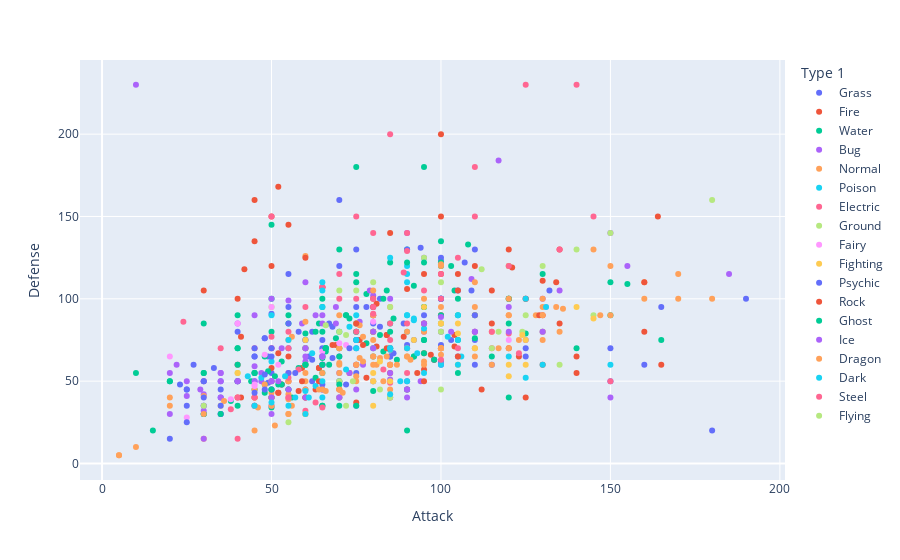

Notebook source saved alongside this figure:
### Code cell
px.scatter(data_frame=df, x="Attack", y="Defense", color = "Type 1")

### Figure 1 — Plotly figure (JSON) as saved in the notebook; plotly's stock layout.template omitted (floating-point values rounded to 4 significant figures)
{"data": [{"hovertemplate": "Type 1=Grass<br>Attack=%{x}<br>Defense=%{y}<extra></extra>", "legendgroup": "Grass", "marker": {"color": "#636efa", "symbol": "circle"}, "mode": "markers", "name": "Grass", "orientation": "v", "showlegend": true, "type": "scatter", "x": [49, 62, 82, 100, 50, 65, 80, 75, 90, 105, 40, 95, 55, 49, 62, 82, 80, 35, 45, 55, 30, 75, 45, 65, 85, 110, 40, 70, 100, 40, 130, 60, 85, 115, 68, 68, 89, 109, 30, 70, 35, 60, 100, 62, 92, 132, 100, 110, 100, 103, 45, 60, 75, 53, 98, 27, 67, 35, 60, 86, 55, 85, 50, 94, 90, 61, 78, 107, 65, 100], "xaxis": "x", "y": [49, 63, 83, 123, 55, 70, 85, 35, 50, 65, 80, 85, 115, 65, 80, 100, 95, 40, 50, 70, 30, 55, 35, 45, 65, 75, 50, 40, 60, 60, 80, 45, 40, 60, 83, 64, 85, 105, 35, 65, 45, 70, 72, 50, 75, 105, 125, 130, 100, 75, 55, 75, 95, 48, 63, 60, 85, 50, 75, 67, 45, 70, 91, 131, 72, 65, 95, 122, 48, 62], "yaxis": "y"}, {"hovertemplate": "Type 1=Fire<br>Attack=%{x}<br>Defense=%{y}<extra></extra>", "legendgroup": "Fire", "marker": {"color": "#EF553B", "symbol": "circle"}, "mode": "markers", "name": "Fire", "orientation": "v", "showlegend": true, "type": "scatter", "x": [52, 64, 84, 130, 104, 41, 76, 70, 110, 85, 100, 95, 130, 100, 52, 64, 84, 40, 50, 75, 115, 130, 60, 85, 120, 160, 60, 100, 120, 85, 58, 78, 104, 95, 90, 63, 93, 123, 53, 98, 90, 140, 30, 97, 45, 59, 69, 73, 81, 50, 68, 110], "xaxis": "x", "y": [43, 58, 78, 111, 78, 40, 75, 45, 80, 55, 70, 57, 60, 90, 43, 58, 78, 40, 120, 37, 85, 90, 40, 60, 70, 80, 40, 70, 100, 140, 44, 52, 71, 67, 106, 45, 55, 65, 48, 63, 45, 55, 105, 66, 40, 58, 72, 55, 71, 58, 72, 120], "yaxis": "y"}, {"hovertemplate": "Type 1=Water<br>Attack=%{x}<br>Defense=%{y}<extra></extra>", "legendgroup": "Water", "marker": {"color": "#00cc96", "symbol": "circle"}, "mode": "markers", "name": "Water", "orientation": "v", "showlegend": true, "type": "scatter", "x": [48, 63, 83, 103, 52, 82, 50, 65, 95, 40, 70, 65, 75, 75, 45, 70, 65, 95, 105, 130, 40, 65, 67, 92, 45, 75, 10, 125, 155, 85, 65, 65, 80, 105, 38, 58, 20, 50, 75, 45, 85, 75, 95, 55, 65, 105, 40, 95, 75, 70, 85, 110, 150, 30, 50, 70, 30, 50, 90, 120, 140, 70, 90, 48, 78, 80, 120, 15, 60, 64, 104, 84, 90, 30, 100, 150, 51, 66, 86, 65, 105, 48, 83, 49, 69, 20, 120, 80, 100, 55, 75, 100, 53, 98, 50, 65, 95, 92, 78, 108, 44, 87, 40, 60, 75, 72, 72, 56, 63, 95, 53, 73], "xaxis": "x", "y": [65, 80, 100, 120, 48, 78, 40, 65, 95, 35, 65, 65, 110, 180, 55, 80, 100, 180, 90, 115, 70, 95, 60, 65, 55, 85, 55, 79, 109, 80, 60, 64, 80, 100, 38, 58, 50, 80, 75, 45, 85, 80, 75, 85, 35, 75, 70, 95, 115, 50, 70, 90, 110, 30, 50, 70, 30, 100, 20, 40, 70, 35, 45, 43, 73, 65, 85, 20, 79, 85, 105, 105, 130, 55, 90, 90, 53, 68, 88, 35, 55, 48, 68, 56, 76, 50, 100, 80, 100, 45, 60, 85, 48, 63, 40, 55, 75, 65, 103, 133, 50, 63, 50, 70, 80, 90, 90, 40, 52, 67, 62, 88], "yaxis": "y"}, {"hovertemplate": "Type 1=Bug<br>Attack=%{x}<br>Defense=%{y}<extra></extra>", "legendgroup": "Bug", "marker": {"color": "#ab63fa", "symbol": "circle"}, "mode": "markers", "name": "Bug", "orientation": "v", "showlegend": true, "type": "scatter", "x": [30, 20, 45, 35, 25, 90, 150, 70, 95, 55, 65, 110, 125, 155, 20, 35, 60, 90, 65, 65, 90, 130, 150, 10, 125, 185, 45, 35, 70, 35, 50, 30, 60, 45, 90, 90, 73, 47, 25, 85, 29, 59, 79, 69, 94, 30, 80, 76, 53, 63, 103, 45, 55, 100, 65, 95, 75, 135, 47, 77, 40, 70, 109, 85, 60, 120, 35, 22, 52], "xaxis": "x", "y": [35, 55, 50, 30, 50, 40, 40, 55, 80, 50, 60, 80, 100, 120, 30, 50, 40, 70, 45, 90, 140, 100, 140, 230, 75, 115, 35, 55, 50, 55, 70, 32, 62, 90, 45, 45, 55, 55, 41, 51, 45, 85, 105, 95, 50, 42, 102, 86, 70, 90, 80, 59, 99, 89, 85, 125, 45, 105, 50, 60, 85, 40, 112, 55, 65, 95, 40, 60, 50], "yaxis": "y"}, {"hovertemplate": "Type 1=Normal<br>Attack=%{x}<br>Defense=%{y}<extra></extra>", "legendgroup": "Normal", "marker": {"color": "#FFA15A", "symbol": "circle"}, "mode": "markers", "name": "Normal", "orientation": "v", "showlegend": true, "type": "scatter", "x": [45, 60, 80, 80, 56, 81, 60, 90, 45, 70, 45, 70, 65, 85, 110, 55, 5, 95, 125, 100, 48, 55, 60, 110, 46, 76, 30, 50, 30, 70, 80, 70, 80, 130, 80, 95, 20, 80, 10, 30, 70, 55, 85, 60, 80, 160, 51, 71, 91, 20, 45, 65, 60, 40, 115, 70, 90, 55, 75, 120, 45, 85, 100, 66, 76, 136, 55, 82, 5, 65, 85, 85, 80, 160, 120, 55, 85, 60, 80, 110, 55, 77, 115, 60, 60, 50, 95, 60, 100, 110, 83, 123, 77, 128, 36, 56, 50, 80], "xaxis": "x", "y": [40, 55, 75, 80, 35, 60, 30, 65, 20, 45, 35, 60, 55, 45, 70, 75, 5, 80, 100, 95, 48, 50, 70, 65, 34, 64, 30, 50, 15, 55, 65, 70, 50, 75, 90, 62, 35, 105, 10, 41, 61, 30, 60, 60, 80, 100, 23, 43, 63, 40, 45, 65, 60, 60, 60, 70, 70, 30, 50, 70, 40, 60, 66, 44, 84, 94, 42, 64, 5, 45, 40, 95, 70, 110, 120, 39, 69, 45, 65, 90, 50, 62, 80, 86, 126, 40, 60, 50, 70, 95, 50, 75, 77, 90, 38, 77, 43, 60], "yaxis": "y"}, {"hovertemplate": "Type 1=Poison<br>Attack=%{x}<br>Defense=%{y}<extra></extra>", "legendgroup": "Poison", "marker": {"color": "#19d3f3", "symbol": "circle"}, "mode": "markers", "name": "Poison", "orientation": "v", "showlegend": true, "type": "scatter", "x": [60, 85, 47, 62, 92, 57, 72, 102, 45, 80, 80, 105, 65, 90, 90, 43, 73, 100, 63, 93, 50, 90, 61, 106, 50, 95, 60, 75], "xaxis": "x", "y": [44, 69, 52, 67, 87, 40, 57, 77, 35, 70, 50, 75, 95, 120, 80, 53, 83, 60, 47, 67, 90, 110, 40, 65, 62, 82, 60, 90], "yaxis": "y"}, {"hovertemplate": "Type 1=Electric<br>Attack=%{x}<br>Defense=%{y}<extra></extra>", "legendgroup": "Electric", "marker": {"color": "#FF6692", "symbol": "circle"}, "mode": "markers", "name": "Electric", "orientation": "v", "showlegend": true, "type": "scatter", "x": [55, 90, 35, 60, 30, 50, 83, 65, 90, 40, 40, 55, 75, 95, 63, 85, 45, 75, 75, 50, 40, 65, 85, 120, 45, 70, 123, 50, 65, 65, 65, 65, 65, 60, 100, 75, 55, 85, 115, 115, 105, 38, 55, 58], "xaxis": "x", "y": [40, 55, 70, 95, 50, 70, 57, 60, 85, 15, 40, 55, 85, 105, 37, 75, 40, 60, 80, 40, 50, 34, 49, 79, 70, 115, 67, 77, 107, 107, 107, 107, 107, 32, 63, 60, 40, 70, 80, 70, 70, 33, 52, 57], "yaxis": "y"}, {"hovertemplate": "Type 1=Ground<br>Attack=%{x}<br>Defense=%{y}<extra></extra>", "legendgroup": "Ground", "marker": {"color": "#B6E880", "symbol": "circle"}, "mode": "markers", "name": "Ground", "orientation": "v", "showlegend": true, "type": "scatter", "x": [75, 100, 55, 80, 50, 80, 85, 130, 75, 60, 120, 100, 70, 100, 40, 70, 150, 180, 72, 112, 140, 95, 85, 135, 72, 82, 117, 66, 74, 124, 125, 145], "xaxis": "x", "y": [85, 110, 25, 50, 95, 110, 95, 120, 105, 60, 120, 45, 50, 80, 55, 105, 140, 160, 78, 118, 130, 125, 40, 60, 35, 45, 80, 84, 50, 80, 90, 90], "yaxis": "y"}, {"hovertemplate": "Type 1=Fairy<br>Attack=%{x}<br>Defense=%{y}<extra></extra>", "legendgroup": "Fairy", "marker": {"color": "#FF97FF", "symbol": "circle"}, "mode": "markers", "name": "Fairy", "orientation": "v", "showlegend": true, "type": "scatter", "x": [45, 70, 25, 20, 40, 80, 120, 50, 38, 45, 65, 52, 72, 48, 80, 65, 131], "xaxis": "x", "y": [48, 73, 28, 65, 85, 50, 75, 95, 39, 47, 68, 60, 72, 66, 86, 65, 95], "yaxis": "y"}, {"hovertemplate": "Type 1=Fighting<br>Attack=%{x}<br>Defense=%{y}<extra></extra>", "legendgroup": "Fighting", "marker": {"color": "#FECB52", "symbol": "circle"}, "mode": "markers", "name": "Fighting", "orientation": "v", "showlegend": true, "type": "scatter", "x": [80, 105, 80, 100, 130, 120, 105, 35, 95, 60, 120, 40, 60, 100, 70, 110, 145, 80, 105, 140, 100, 125, 85, 125, 82, 124, 92], "xaxis": "x", "y": [35, 60, 50, 70, 80, 53, 79, 35, 95, 30, 60, 55, 75, 85, 40, 70, 88, 55, 85, 95, 85, 75, 50, 60, 62, 78, 75], "yaxis": "y"}, {"hovertemplate": "Type 1=Psychic<br>Attack=%{x}<br>Defense=%{y}<extra></extra>", "legendgroup": "Psychic", "marker": {"color": "#636efa", "symbol": "circle"}, "mode": "markers", "name": "Psychic", "orientation": "v", "showlegend": true, "type": "scatter", "x": [20, 35, 50, 50, 48, 73, 45, 110, 190, 150, 100, 50, 75, 65, 72, 33, 90, 100, 25, 35, 65, 85, 25, 45, 50, 23, 150, 180, 70, 95, 30, 25, 125, 165, 75, 105, 125, 70, 100, 25, 55, 45, 57, 58, 30, 45, 55, 30, 40, 65, 55, 75, 48, 48, 48, 110, 160], "xaxis": "x", "y": [15, 30, 45, 65, 45, 70, 65, 90, 100, 70, 100, 45, 70, 60, 48, 58, 130, 100, 25, 35, 65, 65, 35, 65, 70, 48, 50, 20, 160, 90, 50, 45, 65, 95, 130, 105, 70, 120, 100, 45, 85, 43, 55, 80, 50, 70, 95, 40, 50, 75, 55, 75, 54, 76, 76, 60, 60], "yaxis": "y"}, {"hovertemplate": "Type 1=Rock<br>Attack=%{x}<br>Defense=%{y}<extra></extra>", "legendgroup": "Rock", "marker": {"color": "#EF553B", "symbol": "circle"}, "mode": "markers", "name": "Rock", "orientation": "v", "showlegend": true, "type": "scatter", "x": [80, 95, 120, 45, 40, 60, 80, 115, 105, 135, 100, 64, 84, 134, 164, 45, 55, 95, 41, 81, 95, 125, 100, 125, 165, 42, 52, 80, 55, 75, 105, 135, 112, 140, 129, 52, 105, 89, 121, 59, 77, 50, 100, 160], "xaxis": "x", "y": [100, 115, 130, 160, 100, 125, 90, 105, 65, 85, 115, 50, 70, 110, 150, 135, 65, 85, 77, 97, 50, 100, 200, 40, 60, 118, 168, 95, 145, 85, 105, 130, 45, 65, 90, 67, 115, 77, 119, 50, 72, 150, 150, 110], "yaxis": "y"}, {"hovertemplate": "Type 1=Ghost<br>Attack=%{x}<br>Defense=%{y}<extra></extra>", "legendgroup": "Ghost", "marker": {"color": "#00cc96", "symbol": "circle"}, "mode": "markers", "name": "Ghost", "orientation": "v", "showlegend": true, "type": "scatter", "x": [35, 50, 65, 65, 60, 75, 115, 165, 40, 70, 50, 80, 60, 92, 100, 100, 120, 30, 50, 30, 40, 55, 70, 110, 66, 66, 66, 66, 90, 85, 95, 100], "xaxis": "x", "y": [30, 45, 60, 80, 60, 35, 65, 75, 90, 130, 34, 44, 60, 108, 135, 120, 100, 85, 145, 55, 60, 90, 48, 76, 70, 70, 70, 70, 122, 122, 122, 122], "yaxis": "y"}, {"hovertemplate": "Type 1=Ice<br>Attack=%{x}<br>Defense=%{y}<extra></extra>", "legendgroup": "Ice", "marker": {"color": "#ab63fa", "symbol": "circle"}, "mode": "markers", "name": "Ice", "orientation": "v", "showlegend": true, "type": "scatter", "x": [50, 85, 50, 100, 55, 30, 50, 80, 120, 40, 60, 80, 50, 60, 130, 80, 50, 65, 95, 70, 110, 50, 69, 117], "xaxis": "x", "y": [35, 100, 40, 80, 45, 15, 50, 80, 80, 50, 70, 90, 100, 110, 80, 70, 50, 65, 85, 40, 80, 30, 85, 184], "yaxis": "y"}, {"hovertemplate": "Type 1=Dragon<br>Attack=%{x}<br>Defense=%{y}<extra></extra>", "legendgroup": "Dragon", "marker": {"color": "#FFA15A", "symbol": "circle"}, "mode": "markers", "name": "Dragon", "orientation": "v", "showlegend": true, "type": "scatter", "x": [64, 84, 134, 70, 110, 75, 95, 135, 145, 80, 100, 90, 130, 150, 180, 70, 90, 130, 170, 87, 117, 147, 120, 120, 150, 130, 170, 120, 50, 75, 100, 100], "xaxis": "x", "y": [45, 65, 95, 90, 110, 60, 100, 80, 130, 90, 120, 80, 100, 90, 100, 45, 65, 95, 115, 60, 70, 90, 90, 100, 120, 90, 100, 90, 35, 53, 70, 121], "yaxis": "y"}, {"hovertemplate": "Type 1=Dark<br>Attack=%{x}<br>Defense=%{y}<extra></extra>", "legendgroup": "Dark", "marker": {"color": "#19d3f3", "symbol": "circle"}, "mode": "markers", "name": "Dark", "orientation": "v", "showlegend": true, "type": "scatter", "x": [65, 85, 95, 60, 90, 90, 55, 90, 75, 85, 130, 150, 125, 120, 90, 50, 88, 75, 90, 65, 105, 85, 125, 55, 65, 65, 85, 105, 54, 92, 131], "xaxis": "x", "y": [110, 42, 55, 30, 50, 90, 35, 70, 75, 125, 60, 60, 52, 65, 90, 37, 50, 70, 115, 40, 60, 70, 100, 75, 105, 50, 70, 90, 53, 88, 95], "yaxis": "y"}, {"hovertemplate": "Type 1=Steel<br>Attack=%{x}<br>Defense=%{y}<extra></extra>", "legendgroup": "Steel", "marker": {"color": "#FF6692", "symbol": "circle"}, "mode": "markers", "name": "Steel", "orientation": "v", "showlegend": true, "type": "scatter", "x": [85, 125, 80, 85, 105, 70, 90, 110, 140, 55, 75, 135, 145, 75, 100, 24, 89, 120, 55, 80, 100, 90, 80, 110, 150, 50, 80], "xaxis": "x", "y": [200, 230, 140, 85, 125, 100, 140, 180, 230, 80, 100, 130, 150, 150, 100, 86, 116, 120, 70, 95, 115, 129, 100, 150, 50, 150, 91], "yaxis": "y"}, {"hovertemplate": "Type 1=Flying<br>Attack=%{x}<br>Defense=%{y}<extra></extra>", "legendgroup": "Flying", "marker": {"color": "#B6E880", "symbol": "circle"}, "mode": "markers", "name": "Flying", "orientation": "v", "showlegend": true, "type": "scatter", "x": [115, 100, 30, 70], "xaxis": "x", "y": [70, 80, 35, 80], "yaxis": "y"}], "layout": {"autosize": true, "legend": {"title": {"text": "Type 1"}, "tracegroupgap": 0}, "margin": {"t": 60}, "xaxis": {"anchor": "y", "autorange": true, "domain": [0, 1], "range": [-6.486, 201.5], "title": {"text": "Attack"}, "type": "linear"}, "yaxis": {"anchor": "x", "autorange": true, "domain": [0, 1], "range": [-12.42, 247.4], "title": {"text": "Defense"}, "type": "linear"}}}
